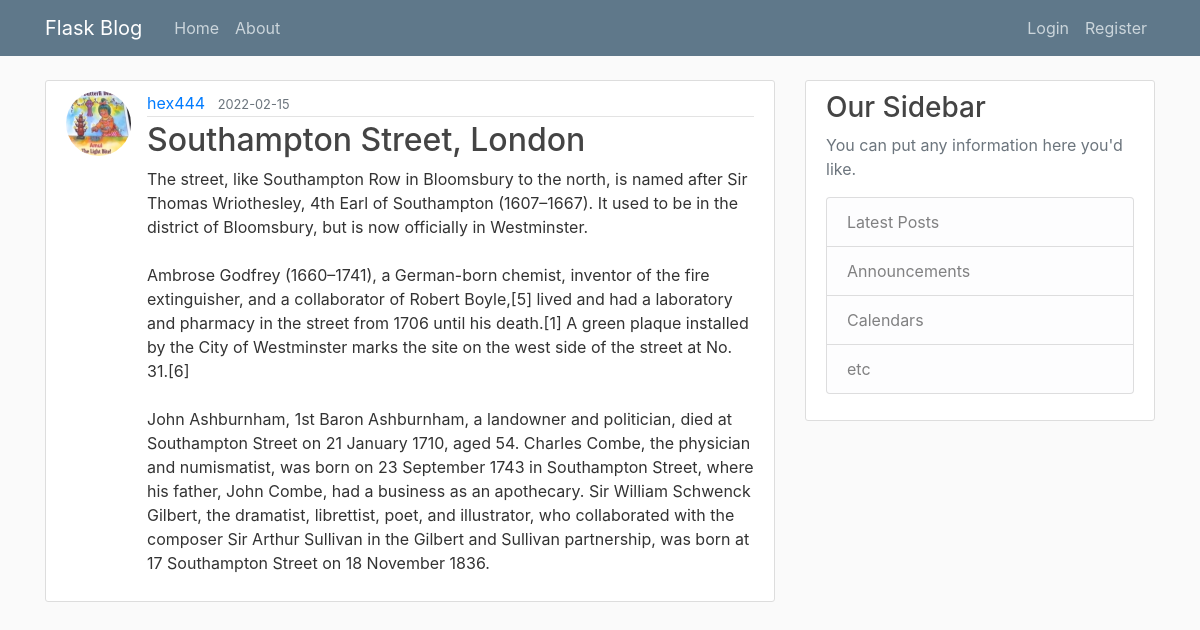
/post/7, run on an earlier commit of the app's database.
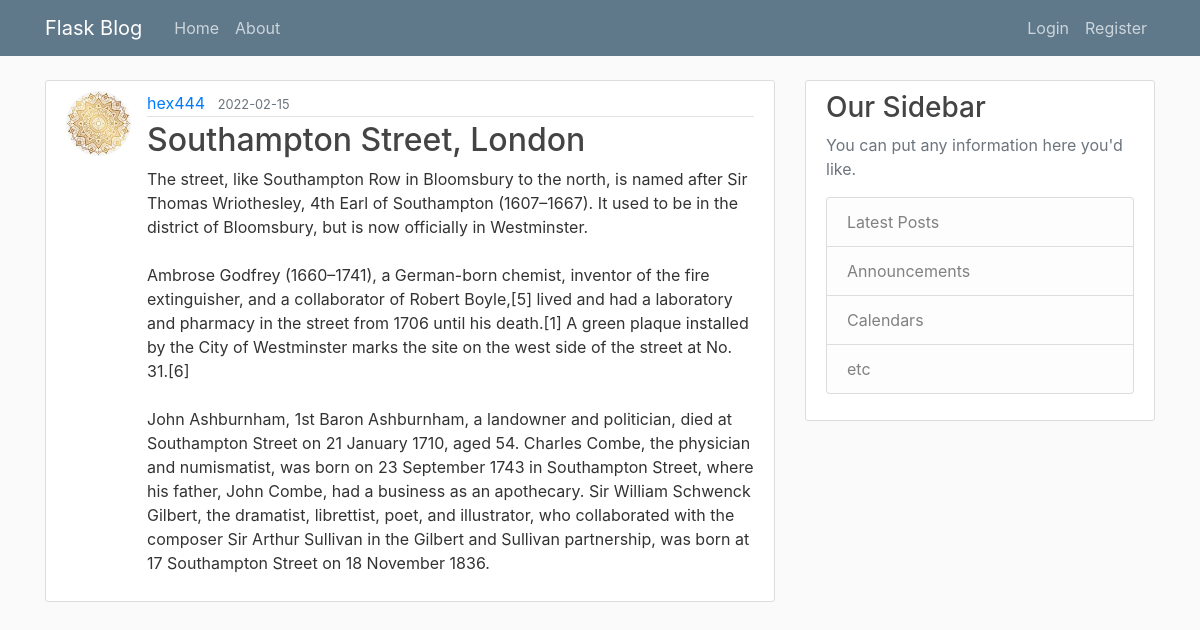
And on a later commit of the database.
### flaskblog/models.py (models this page shows, shortened)
class User(db.Model, UserMixin):
    id = db.Column(db.Integer, primary_key=True)
    username = db.Column(db.String(20), unique=True, nullable=False)
    email = db.Column(db.String(120), unique=True, nullable=False)
    image_file = db.Column(db.String(20), nullable=False, default='default.jpg')
    password = db.Column(db.String(60), nullable=False)
    posts = db.relationship('Post', backref="author", lazy=True)

### flaskblog/routes.py (the view)
@app.route('/post/<int:post_id>')
def post(post_id):
    post = Post.query.get_or_404(post_id)
    return render_template('post.html', title=post.title, post=post)

### flaskblog/templates/post.html (shortened to what this page needs)
{% extends "layout.html" %}
{% block content %}
    <article class="media content-section">
    <img src="{{ url_for('static', filename='profile_pics/' + post.author.image_file) }}" alt="pfp of author" class="rounded-circle article-img">
        <div class="media-body">
        <div class="article-metadata">
            <a class="mr-2" href="{{url_for('user_posts', username=post.author.username)}}">{{ post.author.username }}</a>
            <small class="text-muted">{{ post.date_posted.strftime("%Y-%m-%d") }}</small>
        </div>
        <h2 class="article-title">{{ post.title }}</h2>
        <p class="article-content">{{ post.content }}</p>
        </div>
    </article>
{% endblock content %}

What changed in the data, as far as the page shows it:
changed User "hex444": image_file: a different picture
